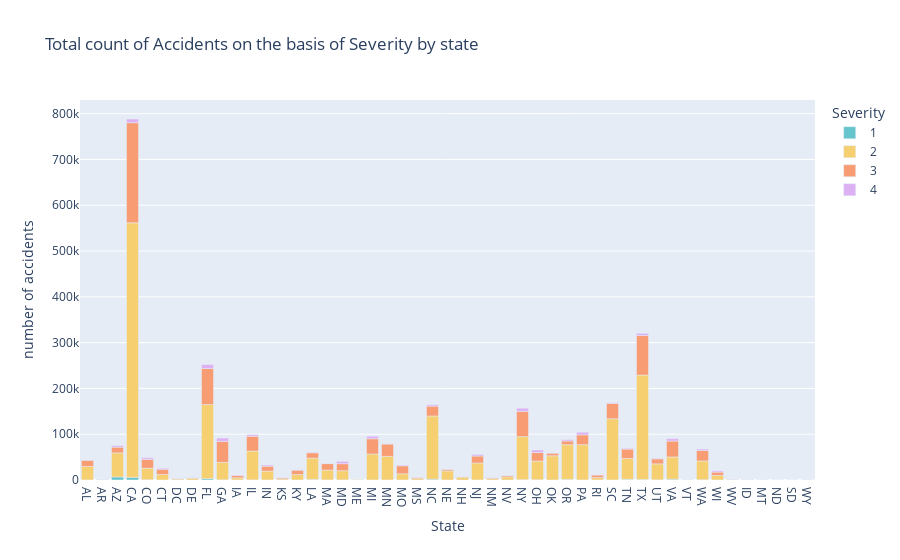

Notebook code cell kept with this figure:
### Code cell
fig= px.bar(df1, y = 'ID', x = 'State', color = 'Severity',
             labels = {'ID': 'number of accidents',
                        'State': 'State'},
             title = 'Total count of Accidents on the basis of Severity by state',
            color_discrete_sequence = px.colors.qualitative.Pastel,
            category_orders = {'Severity' : [1,2,3,4]})
fig.show()

### Figure 1 — Plotly figure (JSON) as saved in the notebook; plotly's stock layout.template omitted (floating-point values rounded to 4 significant figures)
{"data": [{"alignmentgroup": "True", "hovertemplate": "Severity=1<br>State=%{x}<br>number of accidents=%{y}<extra></extra>", "legendgroup": "1", "marker": {"color": "rgb(102, 197, 204)"}, "name": "1", "offsetgroup": "1", "orientation": "v", "showlegend": true, "textposition": "auto", "type": "bar", "x": ["AL", "AR", "AZ", "CA", "CO", "CT", "DC", "DE", "FL", "GA", "IA", "IL", "IN", "KS", "KY", "LA", "MA", "MD", "ME", "MI", "MN", "MO", "MS", "NC", "NE", "NH", "NJ", "NM", "NV", "NY", "OH", "OK", "OR", "PA", "RI", "SC", "TN", "TX", "UT", "VA", "VT", "WA", "WI", "WV"], "xaxis": "x", "y": [133, 11, 6601, 5637, 517, 22, 38, 10, 2957, 402, 6, 253, 59, 5, 38, 1168, 177, 264, 1, 56, 41, 70, 5, 1759, 38, 4, 87, 48, 3, 716, 523, 71, 1257, 212, 71, 109, 1442, 1069, 377, 1720, 1, 526, 33, 2], "yaxis": "y"}, {"alignmentgroup": "True", "hovertemplate": "Severity=2<br>State=%{x}<br>number of accidents=%{y}<extra></extra>", "legendgroup": "2", "marker": {"color": "rgb(246, 207, 113)"}, "name": "2", "offsetgroup": "2", "orientation": "v", "showlegend": true, "textposition": "auto", "type": "bar", "x": ["AL", "AR", "AZ", "CA", "CO", "CT", "DC", "DE", "FL", "GA", "IA", "ID", "IL", "IN", "KS", "KY", "LA", "MA", "MD", "ME", "MI", "MN", "MO", "MS", "MT", "NC", "ND", "NE", "NH", "NJ", "NM", "NV", "NY", "OH", "OK", "OR", "PA", "RI", "SC", "SD", "TN", "TX", "UT", "VA", "VT", "WA", "WI", "WV", "WY"], "xaxis": "x", "y": [29408, 949, 52711, 556011, 25226, 11925, 2372, 4233, 161823, 38072, 4830, 1506, 63024, 19404, 2457, 11836, 46692, 21535, 20066, 2018, 56799, 51431, 13484, 3537, 259, 138055, 20, 19852, 6210, 37086, 3008, 6855, 93947, 40765, 52887, 75950, 76846, 5280, 133655, 17, 45532, 228160, 34904, 48638, 469, 41081, 10012, 1355, 129], "yaxis": "y"}, {"alignmentgroup": "True", "hovertemplate": "Severity=3<br>State=%{x}<br>number of accidents=%{y}<extra></extra>", "legendgroup": "3", "marker": {"color": "rgb(248, 156, 116)"}, "name": "3", "offsetgroup": "3", "orientation": "v", "showlegend": true, "textposition": "auto", "type": "bar", "x": ["AL", "AR", "AZ", "CA", "CO", "CT", "DC", "DE", "FL", "GA", "IA", "ID", "IL", "IN", "KS", "KY", "LA", "MA", "MD", "ME", "MI", "MN", "MO", "MS", "MT", "NC", "ND", "NE", "NH", "NJ", "NM", "NV", "NY", "OH", "OK", "OR", "PA", "RI", "SC", "SD", "TN", "TX", "UT", "VA", "VT", "WA", "WI", "WV", "WY"], "xaxis": "x", "y": [13641, 452, 12494, 218638, 19405, 11543, 943, 623, 78624, 45906, 5251, 198, 32289, 10496, 2527, 9662, 11702, 14149, 15353, 74, 33305, 27220, 17546, 2555, 136, 21572, 12, 3605, 1424, 15209, 2082, 3163, 55249, 18752, 5816, 7980, 21683, 5783, 33764, 8, 20639, 86408, 10876, 34716, 141, 22965, 7245, 493, 168], "yaxis": "y"}, {"alignmentgroup": "True", "hovertemplate": "Severity=4<br>State=%{x}<br>number of accidents=%{y}<extra></extra>", "legendgroup": "4", "marker": {"color": "rgb(220, 176, 242)"}, "name": "4", "offsetgroup": "4", "orientation": "v", "showlegend": true, "textposition": "auto", "type": "bar", "x": ["AL", "AR", "AZ", "CA", "CO", "CT", "DC", "DE", "FL", "GA", "IA", "ID", "IL", "IN", "KS", "KY", "LA", "MA", "MD", "ME", "MI", "MN", "MO", "MS", "MT", "NC", "ND", "NE", "NH", "NJ", "NM", "NV", "NY", "OH", "OK", "OR", "PA", "RI", "SC", "SD", "TN", "TX", "UT", "VA", "VT", "WA", "WI", "WV", "WY"], "xaxis": "x", "y": [574, 478, 3417, 8093, 3545, 2212, 614, 805, 8636, 7155, 891, 235, 3317, 2695, 323, 819, 1186, 374, 4939, 98, 5277, 451, 1641, 284, 102, 2899, 10, 271, 178, 3513, 354, 435, 6873, 5466, 389, 2954, 5580, 109, 1153, 35, 1657, 4572, 1235, 5159, 68, 2975, 2674, 480, 189], "yaxis": "y"}], "layout": {"barmode": "relative", "legend": {"title": {"text": "Severity"}, "tracegroupgap": 0}, "title": {"text": "Total count of Accidents on the basis of Severity by state"}, "xaxis": {"anchor": "y", "domain": [0, 1], "title": {"text": "State"}}, "yaxis": {"anchor": "x", "domain": [0, 1], "title": {"text": "number of accidents"}}}}
